Frame 1 (no input): blank canvas, image omitted
Frame 60 (no input): blank canvas, image omitted
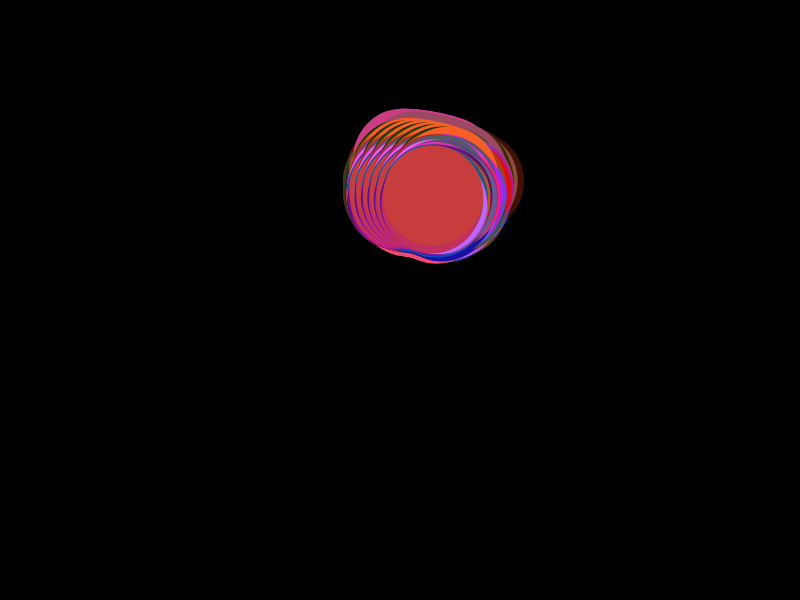
Frame 120 (the mouse pressed at the canvas centre since frame 60)

The p5.js sketch whose frames 1 and 60 were blank and that drew this single picture after the mouse press (run headless with seeded random() and noise() and a simulated clock; from frame 60 on, the mouse is pressed at the canvas centre):

// p5.js sketch
// ── sketch.js
let agents, stepSize, agentSize, noiseScale, lifeSpan, brushSize, bristleCount

function setup() {
  createCanvas(800, 600)

  agents = []
  agentSize = 100
  lifeSpan = 10
  brushSize = 10
  bristleCount = 22

  // for(let i = 0; i < numAgents; i += 1) {
  //   agents[i] = {
  //     x: random(width),
  //     y: random(height),
  //     colorR: random(255),
  //     colorG: random(0),
  //     colorB: random(255)
  //   }
  // }

  

  background(0)

  noStroke()
}


function draw() {

  
  background(0, .01)
  translate(width / 2, height / 2)
  update()

  if(mouseIsPressed) {
    for(let i = 0; i < bristleCount; i += 1) {
       agents.push(
        {
          x: (mouseX - width / 2) + random(0 - brushSize),
          y: (mouseY - width / 2) + random(0 - brushSize),
          colorR: random(255),
          colorG: random(100),
          colorB: random(255),
          age: 0
        }
      )
    }
  }

  for(let r = 0; r < 6; r += 1) {
    rotate(radians(360/100))
    for(let i = 0; i < agents.length; i += 1) {
    fill(agents[i].colorR, agents[i].colorG, agents[i].colorB)
    ellipse(agents[i].x, agents[i].y, agentSize, agentSize)
    }
  }
  

  for(let i = agents.length - 1; i >= 0; i -= 1) {
    if(agents[i].age > lifeSpan) {
      agents.splice(i, 1)
    }
  }
}

function update() {

  for(let i = 0; i < agents.length; i += 1) {
    noiseScale = random(0.01, 0.08)
  stepSize = random(0.5, 5)

    let angle = noise(agents[i].x * noiseScale, agents[i].y * noiseScale) * TWO_PI

    agents[i].x += sin(angle) * stepSize
    agents[i].y += cos(angle) * stepSize
    agents[i].age += 1 

  }
}





    // if((agents[i].x > width) || (agents[i].x < 0) || (agents[i].y > height) || (agents[i].y < 0)) {
    //   agents[i].x = random(width)
    //   agents[i].y = random(height)
    
  
